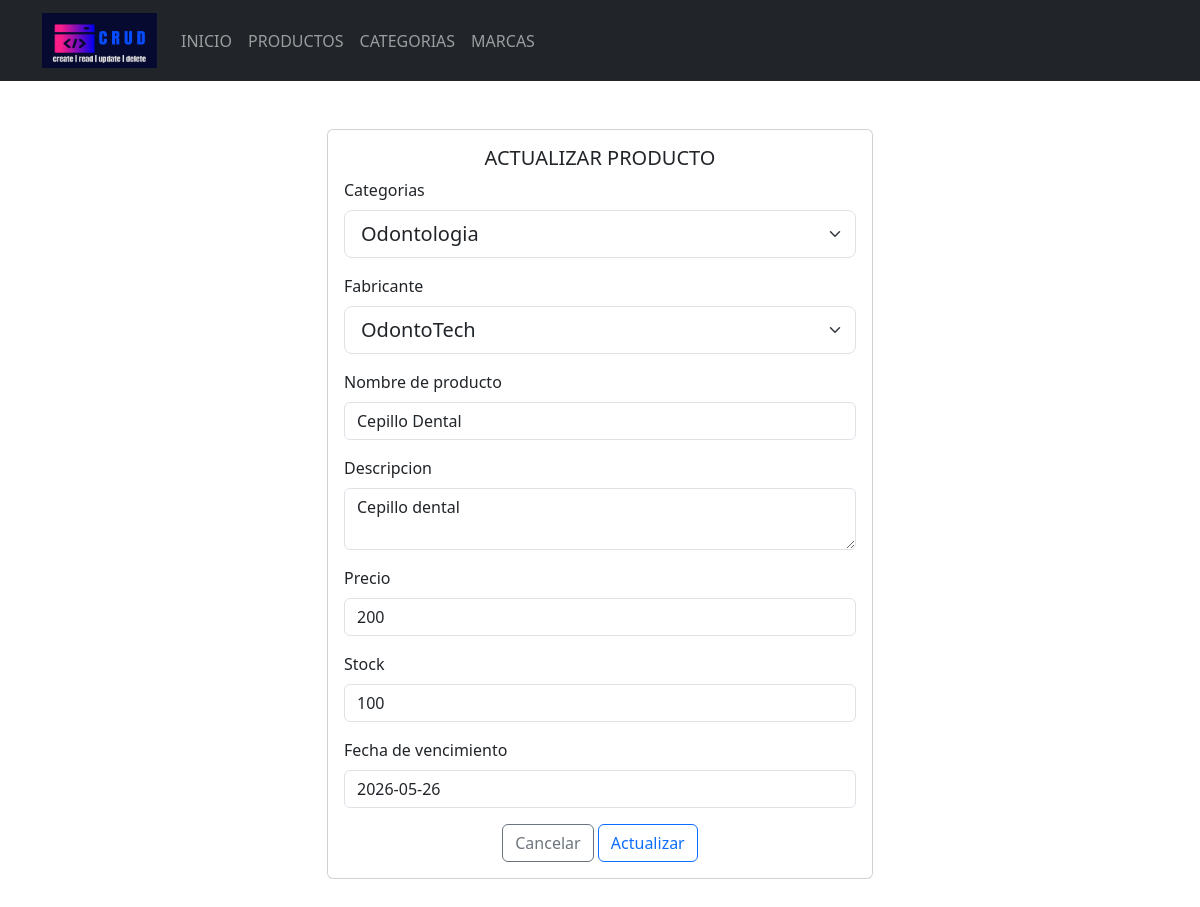
The page /Formularios/productos/actualizar.php?Id=5 on the database its author committed.
### tables this page shows
CREATE TABLE `categoria` (
  `id_categoria` int(11) NOT NULL,
  `nom_categoria` varchar(100) NOT NULL,
  `descripcion` varchar(100) NOT NULL,
  `fech_creacion` varchar(100) NOT NULL,
  `num_producto` int(50) NOT NULL,
  `prom_costos` varchar(100) NOT NULL,
  `img_producto` varchar(100) NOT NULL,
  `nom_fabricante` varchar(100) NOT NULL
);

CREATE TABLE `fabricante` (
  `id_fabricante` int(11) NOT NULL,
  `nom_fabricante` varchar(100) NOT NULL,
  `direccion` varchar(100) NOT NULL,
  `telefono` varchar(100) NOT NULL,
  `email` varchar(100) NOT NULL,
  `fech_registro` varchar(100) NOT NULL,
  `estado` varchar(100) NOT NULL,
  `Comentarios` varchar(100) NOT NULL
);

CREATE TABLE `productos` (
  `id_prducto` int(11) NOT NULL,
  `nom_producto` varchar(100) NOT NULL,
  `descripcion` varchar(100) NOT NULL,
  `precio` int(100) NOT NULL,
  `stock` int(100) NOT NULL,
  `fech_vencimiento` varchar(50) NOT NULL,
  `id_categoria` varchar(50) NOT NULL,
  `id_fabricante` varchar(50) NOT NULL
);

### Formularios/productos/actualizar.php (the view, shortened to what this page needs)
<?php
include_once("../../config/conexion.php");
$sql = "SELECT * FROM productos WHERE id_prducto =" . $_REQUEST['Id'];
$resultado = $conexion->query($sql);
$row = $resultado->fetch_assoc();
?>
<!doctype html>
<html lang="es">
<head>
    <link rel="stylesheet" href="<?php echo base_url; ?>css/bootstrap.min.css">
</head>
<body>
    <header>
        <nav class="navbar navbar-expand-lg bg-dark" data-bs-theme="dark">
            <div class="container">
                <a class="navbar-brand" href="<?php echo base_url; ?>">
                    <img src="<?php echo base_url; ?>img/logo.png" alt="logo" height="55" width="115">
                </a>
                <div class="collapse navbar-collapse" id="mi-menu">
                    <ul class="navbar-nav">
                        <li class="nav-item">
                            <a class="nav-link" href="<?php echo base_url; ?>">INICIO</a>
                        </li>
                        <li class="nav-item">
                            <a class="nav-link" href="<?php echo base_url; ?>Formularios/productos/index.php">PRODUCTOS</a>
                        </li>
                        <li class="nav-item">
                            <a class="nav-link" href="<?php echo base_url; ?>Formularios/categorias/index.php">CATEGORIAS</a>
                        </li>
                        <li class="nav-item">
                            <a class="nav-link" href="<?php echo base_url; ?>Formularios/marcas/index.php">MARCAS</a>
                        </li>
                    </ul>
                </div>
            </div>
        </nav>
    </header>
    <div class="container mt-5 mb-5">
        <div class="row justify-content-center">
            <div class="col-md-6">
                <div class="card">
                    <div class="card-body">
                        <h5 class="card-title text-center">ACTUALIZAR PRODUCTO</h5>
                        <form action="../../CRUDP/editarDatos.php" method="post">
                            <div class="mb-3">
                                <label for="nom_categoria" class="form-label">Categorias</label>
                                <select class="form-select form-select-lg" name="nom_categoria" id="nom_categoria">
                                    <?php
                                    $sql1 = "SELECT * FROM categoria WHERE id_categoria=" . $row['id_categoria'];
                                    $resultado1 = $conexion->query($sql1);
                                    $row1 = $resultado1->fetch_assoc();
                                    echo "<option selected value='" . $row1['id_categoria'] . "'>" . $row1['nom_categoria'] . "</option>";
                                    ?>
                                </select>
                            </div>
                            <div class="mb-3">
                                <label for="id_fabricante" class="form-label">Fabricante</label>
                                <select class="form-select form-select-lg" name="id_fabricante" id="id_fabricante">
                                    <?php
                                    $sql3 = "SELECT * FROM fabricante WHERE id_fabricante=" . $row['id_fabricante'];
                                    $resultado3 = $conexion->query($sql3);
                                    $row3 = $resultado3->fetch_assoc();
                                    echo "<option selected value='" . $row3['id_fabricante'] . "'>" . $row3['nom_fabricante'] . "</option>";
                                    ?>
                                </select>
                            </div>
                            <div class="mb-3">
                                <label for="nom_producto" class="form-label">Nombre de producto</label>
                                <input type="text" class="form-control" id="nom_producto" name="nom_producto" placeholder="Nombre del producto" value="<?php echo $row['nom_producto'] ?>">
                            </div>
                            <div class="mb-3">
                                <label for="descripcion" class="form-label">Descripcion</label>
                                <textarea class="form-control" id="descripcion" name="descripcion" rows="2" placeholder="Descripcion"><?php echo $row['descripcion'] ?></textarea>
                            </div>
                            <div class="mb-3">
                                <label for="precio" class="form-label">Precio</label>
                                <input type="text" class="form-control" name="precio" id="precio" placeholder="Precio" value="<?php echo $row['precio'] ?>">
                            </div>
                            <div class="mb-3">
                                <label for="stock" class="form-label">Stock</label>
                                <input type="text" class="form-control" id="stock" name="stock" placeholder="Stock" value="<?php echo $row['stock'] ?>">
                            </div>
                            <div class="mb-3">
                                <label for="fech_vencimiento" class="form-label">Fecha de vencimiento</label>
                                <input type="text" class="form-control" id="fech_vencimiento" name="fech_vencimiento" placeholder="Fecha de vencimiento" value="<?php echo $row['fech_vencimiento'] ?>">
                            </div>
                            <div class="text-center">
                                <a href="../productos/index.php" type="submit" class="btn btn-outline-secondary">Cancelar</a>
                                <button type="submit" class="btn btn-outline-primary">Actualizar</button>
                            </div>
                        </form>
                    </div>
                </div>
            </div>
        </div>
    </div>
</body>
</html>

### rows shown on the page
categoria: nom_categoria "Odontologia"
fabricante: id_fabricante "OdontoTech"
productos: nom_producto "Cepillo Dental", descripcion "Cepillo dental", precio "200", stock "100", fech_vencimiento "2026-05-26"
